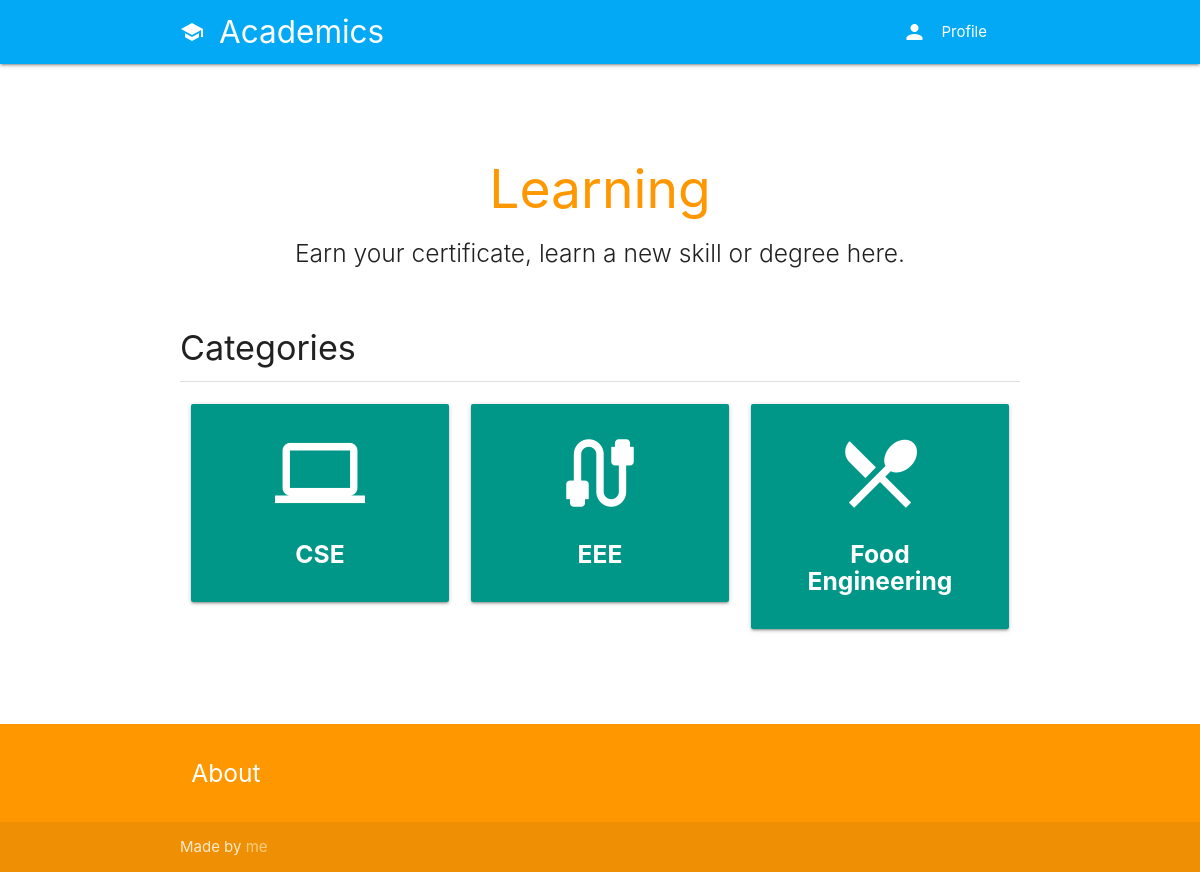
/course/categories/, run on the app's committed database.
### classroom/models.py (models this page shows, shortened)
class Category(models.Model):
	title = models.CharField(max_length=100, verbose_name='Title')
	icon = models.CharField(max_length=100, verbose_name='Icon', default='article')
	slug = models.SlugField(unique=True)

### classroom/views.py (the view)
# urls.py: path('categories/', Categories, name='categories'),
def Categories(request):
	categories = Category.objects.all()
	context = {
		'categories': categories
	}
	return render(request, 'classroom/categories.html', context)

### authy/views.py (called while the page is built)
def SideNavInfo(request):
	user = request.user
	nav_profile = None
	if user.is_authenticated:
		nav_profile = Profile.objects.get(user=user)
	return {'nav_profile': nav_profile}

### direct/views.py (called while the page is built)
def CheckDirects(request):
    directs_count = 0
    if request.user.is_authenticated:
        directs_count = Message.objects.filter(user=request.user, is_read=False).count()
    return {'directs_count': directs_count}

### student_portal/templates/classroom/categories.html
{% extends 'base.html' %}
{% load static %}
{% block banner %}
<div class="section no-pad-bot" id="index-banner">
	<div class="container">
		<br><br>
		<h2 class="header orange-text center">Learning</h2>
		<h5 class="header col s12 light center"> Earn your certificate, learn a new skill or degree here.</h5>
	</div>
</div>
{% endblock %}
{% block content %}
<div class="section">
	<h4>Categories</h4>
	<div class="divider"></div>
</div>
<div class="row">
{% for category in categories %}
    <div class="col s12 m4">
      <a href="{% url 'category-courses' category.slug %}">
      <div class="card-panel teal center-align white-text">
        <i class="material-icons large">{{ category.icon }}</i>
        <h5><b>{{ category.title }}</b></h5>
      </div>
      </a>
    </div>
{% endfor %}
</div>
{% endblock %}

### data on the page
Category: title "CSE"
Category: title "EEE"
Category: title "Food Engineering"
